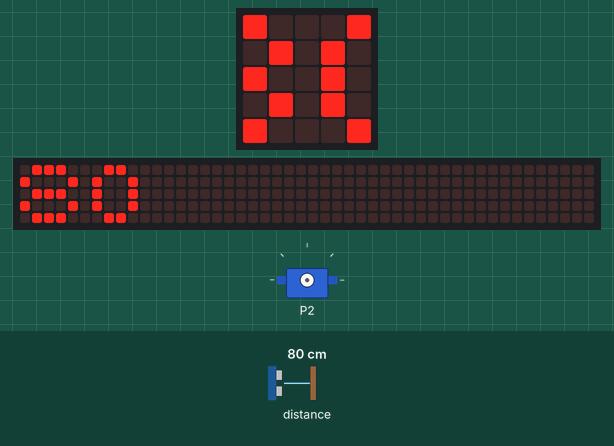
Simulated run of this program. Board: BBC micro:bit (MakeCode). Parts: the board's 5×5 LED display, a strip that is not on the board, showing the scrolling text unrolled, servo. The test bench sets the inputs (shaded band); at power-on: distance to the obstacle 80 cm. The 48×5 strip is a reading aid, not a part: it shows the text the display is scrolling, unrolled, one strip-width of it at a time.

Above: at 1.28 s.
1.3 s: distance to the obstacle set to 6 cm
At 3.6 s:
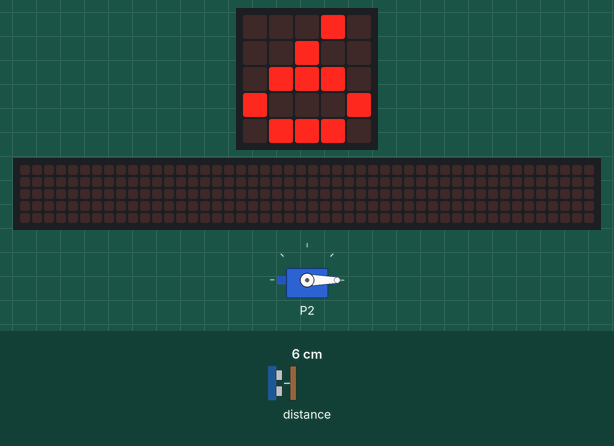
5.8 s: distance to the obstacle set to 3 cm
At 6.43 s:
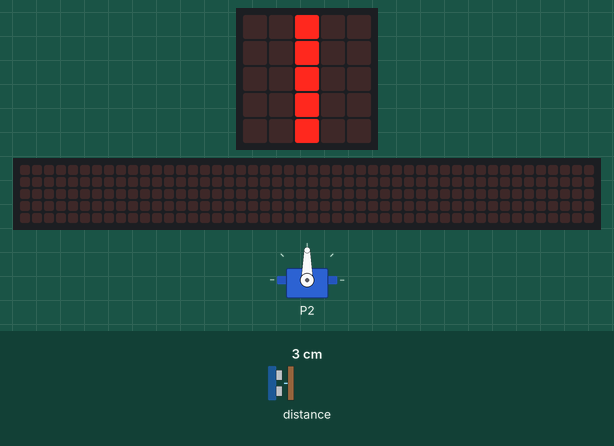
9.3 s: distance to the obstacle set to 18 cm
At 9.95 s:
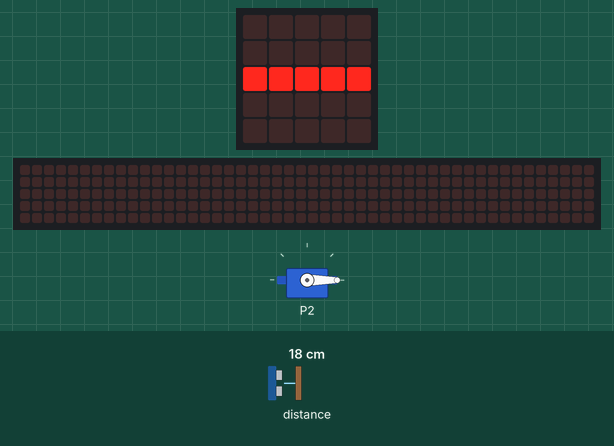
Timing chart, 0 to 12.3 s (numbered marks = the images above; inputs shaded):
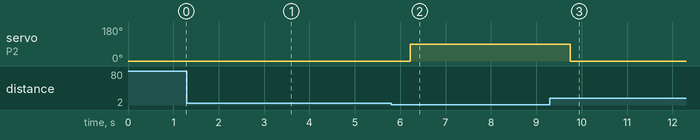

The program:

main.ts
```typescript
basic.forever(function () {
    basic.showNumber(sonar.ping(
    DigitalPin.P0,
    DigitalPin.P1,
    PingUnit.Centimeters
    ))
    if (sonar.ping(
    DigitalPin.P0,
    DigitalPin.P1,
    PingUnit.Centimeters
    ) < 5) {
        servos.P2.setAngle(90)
        basic.showLeds(`
            . . # . .
            . . # . .
            . . # . .
            . . # . .
            . . # . .
            `)
    } else {
        servos.P2.setAngle(0)
        basic.showLeds(`
            . . . . .
            . . . . .
            # # # # #
            . . . . .
            . . . . .
            `)
    }
})
```

test.ts
```typescript
// aquí va el archivo "tests"; esto no se compilará cuando este paquete se utilice como una extensión.
```

Measured:
- the behaviour switches between 5 and 4 cm on distance to the obstacle (found by bisection; images 1 and 2)
- after the input at 1.3 s, the display: first differs from a run without the input after 1.8 s (image 1)
- after the input at 5.8 s, servo on P2: 0° → 90° after 0.42 s; the display: changes after 0.42 s (image 2)
- after the input at 9.3 s, servo on P2: 90° → 0° after 0.44 s; the display: changes after 0.44 s (image 3)
- what the display in image 1 shows lasts 0.8 s, from 3.1 s to 3.9 s
- what the display in image 2 shows lasts 0.4 s, from 6.2 s to 6.6 s
